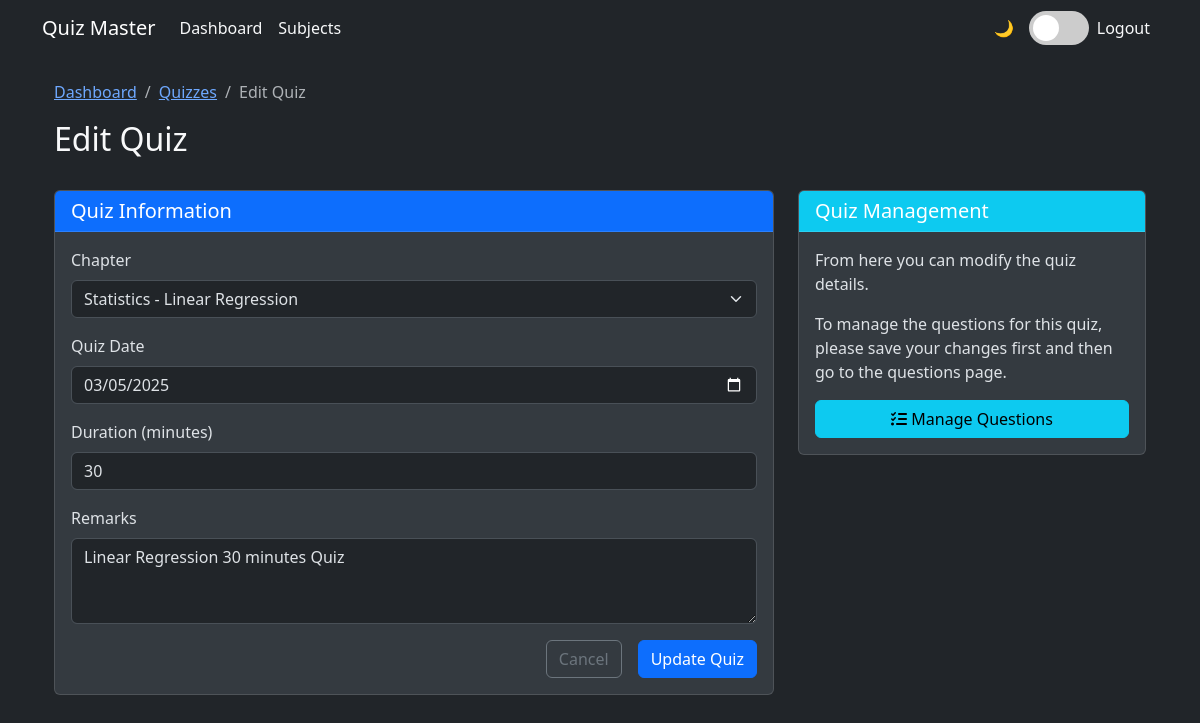
Page /admin/quizzes/1/edit (signed in) on the committed database.
### models.py (models this page shows)
class Quiz(db.Model):
    id = db.Column(db.Integer, primary_key=True)
    chapter_id = db.Column(db.Integer, db.ForeignKey('chapter.id'), nullable=False)
    date_of_quiz = db.Column(db.DateTime, nullable=False)
    time_duration = db.Column(db.Integer, nullable=False)  # in minutes
    remarks = db.Column(db.Text)
    questions = db.relationship('Question', backref='quiz', lazy=True)
    scores = db.relationship('Score', backref='quiz', lazy=True)

### app.py (the view, shortened to what this page needs)
@app.route('/admin/quizzes/<int:quiz_id>/edit', methods=['GET', 'POST'])
@login_required
def edit_quiz(quiz_id):
    if not isinstance(current_user, Admin):
        flash('Access denied. Admin privileges required.', 'danger')
        return redirect(url_for('user_dashboard'))
    quiz = Quiz.query.get_or_404(quiz_id)
    form = QuizForm(obj=quiz)
    form.chapter_id.choices = [(c.id, f"{c.subject.name} - {c.name}") for c in Chapter.query.all()]
    return render_template('admin/edit_quiz.html', form=form, quiz=quiz)

### forms.py
class QuizForm(FlaskForm):
    chapter_id = SelectField('Chapter',
                             coerce=int,
                             validators=[DataRequired()])
    date_of_quiz = DateField('Quiz Date', validators=[DataRequired()])
    time_duration = IntegerField('Duration (minutes)',
                                 validators=[DataRequired()])
    remarks = TextAreaField('Remarks')

### app.py (called while the page is built)
@login_manager.user_loader
def load_user(user_id):
    try:
        user = Admin.query.get(int(user_id))
        if user:
            return user
        return User.query.get(int(user_id))
    except:
        return None

### templates/admin/edit_quiz.html (shortened to what this page needs)
{% extends "base.html" %}
{% block content %}
<div class="container">
    <div class="row mb-4">
        <div class="col">
            <nav aria-label="breadcrumb">
                <ol class="breadcrumb">
                    <li class="breadcrumb-item"><a href="{{ url_for('admin_dashboard') }}">Dashboard</a></li>
                    <li class="breadcrumb-item"><a href="{{ url_for('manage_quizzes') }}">Quizzes</a></li>
                    <li class="breadcrumb-item active">Edit Quiz</li>
                </ol>
            </nav>
            <h2>Edit Quiz</h2>
        </div>
    </div>
    <div class="row">
        <div class="col-md-8">
            <div class="card">
                <div class="card-header bg-primary text-white">
                    <h5 class="mb-0">Quiz Information</h5>
                </div>
                <div class="card-body">
                    <form method="POST">
                        <div class="mb-3">
                            {{ form.chapter_id.label(class="form-label") }}
                            {{ form.chapter_id(class="form-select") }}
                        </div>
                        <div class="mb-3">
                            {{ form.date_of_quiz.label(class="form-label") }}
                            {{ form.date_of_quiz(class="form-control", type="date") }}
                        </div>
                        <div class="mb-3">
                            {{ form.time_duration.label(class="form-label") }}
                            {{ form.time_duration(class="form-control") }}
                        </div>
                        <div class="mb-3">
                            {{ form.remarks.label(class="form-label") }}
                            {{ form.remarks(class="form-control", rows=3) }}
                        </div>
                        <div class="d-grid gap-2 d-md-flex justify-content-md-end">
                            <a href="{{ url_for('manage_quizzes') }}" class="btn btn-outline-secondary me-md-2">Cancel</a>
                            <button type="submit" class="btn btn-primary">Update Quiz</button>
                        </div>
                    </form>
                </div>
            </div>
        </div>
        <div class="col-md-4">
            <div class="card">
                <div class="card-header bg-info text-white">
                    <h5 class="mb-0">Quiz Management</h5>
                </div>
                <div class="card-body">
                    <p>From here you can modify the quiz details.</p>
                    <p>To manage the questions for this quiz, please save your changes first and then go to the questions page.</p>
                    <div class="d-grid gap-2 mt-3">
                        <a href="{{ url_for('manage_questions', quiz_id=quiz.id) }}" class="btn btn-info">
                            <i class="fas fa-list-check"></i> Manage Questions
                        </a>
                    </div>
                </div>
            </div>
        </div>
    </div>
</div>
{% endblock %}

### templates/base.html (style rules this page uses)
:root { --bs-primary-rgb: 13, 110, 253; --bs-secondary-rgb: 108, 117, 125; --bs-success-rgb: 25, 135, 84; --bs-info-rgb: 13, 202, 240; --bs-warning-rgb: 255, 193, 7; --bs-danger-rgb: 220, 53, 69; --bs-light-rgb: 248, 249, 250; --bs-dark-rgb: 33, 37, 41; }
[data-bs-theme="dark"] { --bs-body-color: #dee2e6; --bs-body-bg: #212529; --bs-tertiary-bg-rgb: 52, 58, 64; }
[data-bs-theme="dark"] .card { --bs-card-border-color: rgba(255, 255, 255, 0.125); }
:root { --light-text: #212529; --dark-text: #f8f9fa; --light-bg: #ffffff; --dark-bg: #212529; --light-card-bg: #f8f9fa; --dark-card-bg: #343a40; }
[data-bs-theme="dark"] { --text-color: var(--dark-text); --bg-color: var(--dark-bg); --card-bg: var(--dark-card-bg); }
body { color: var(--text-color); background-color: var(--bg-color); transition: all 0.3s ease; }
.card { background-color: var(--card-bg); }

### rows in the picture
Quiz: chapter_id "Statistics - Linear Regression", date_of_quiz "03/05/2025", time_duration "30", remarks "Linear Regression 30 minutes Quiz"
